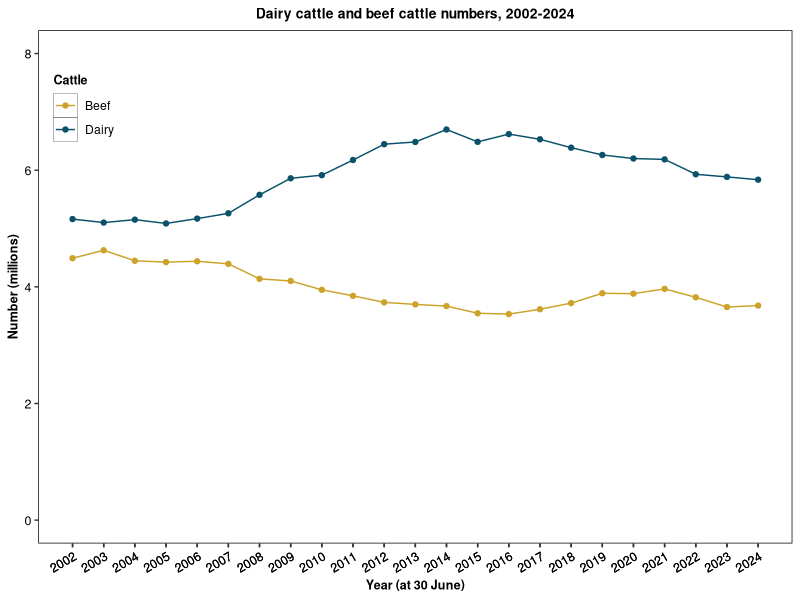

This figure's R source:
# Here are the commands to build a connect scatterplot

# Packages
library(tidyverse)

# Load csv file
# Data retrieved from: (https://www.stats.govt.nz/topics/agriculture/)
df_data <- read.csv("agriculture.csv")

# Parse data
df_data_longer <- df_data %>%
  pivot_longer(cols = starts_with(match = "Total"),
               names_to = "Cattle",
               values_to = "Number") %>%
  mutate(Number_millions = Number/1e6)

# Plot
ggplot(df_data_longer, aes(x = Category, y = Number_millions, colour = Cattle)) +
  geom_line() +
  geom_point() +
  scale_colour_manual(labels = c("Beef","Dairy"),
                      values = c("#cca229ff","#0a526aff")) +
  labs(x = "Year (at 30 June)", y = "Number (millions)") +
  ggtitle("Dairy cattle and beef cattle numbers, 2002-2024") +
  coord_cartesian(ylim = c(0, 8)) +
  scale_x_continuous(breaks = df_data_longer$Category) +
  theme(panel.background = element_rect(fill = "white", colour = "black"),
        panel.grid.major = element_blank(),
        panel.grid.minor = element_blank(),
        plot.title = element_text(size = 10, face = "bold", hjust = 0.5),
        axis.text.y = element_text(size = 9, colour = "black"), 
        axis.text.x = element_text(angle = 30, hjust=1, size = 9, colour = "black"),
        axis.title = element_text(size = 9, colour = "black", face = "bold"),
        legend.title = element_text(size = 9,face = "bold"),
        legend.key = element_rect(linewidth = 0.1),
        legend.position = c(0.01, 0.85), 
        legend.justification='left')
  
  
